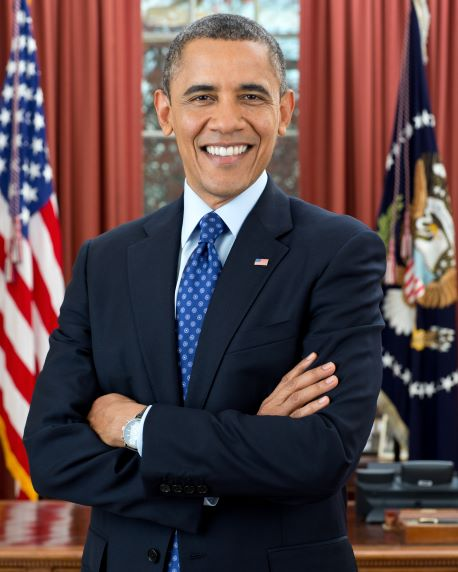
#> input picture images/Bar3.jpg, 458 x 572 px
$ jupyter execute --allow-errors main.ipynb
#> lines starting #> are read from the running program, lines starting #| are printed output that depends on the picture
[cell 1]
import cv2
import face_recognition
import os
import glob
import numpy as np
from datetime import datetime

class SimpleFacerec:
    def __init__(self):
        self.known_face_encodings = []
        self.known_face_names = []
        self.frame_resizing = 0.25

    def load_encoding_images(self, images_path):
#> called with images_path = 'images/'
        images_path = glob.glob(os.path.join(images_path, "*.*"))
        for img_path in images_path:
            img = cv2.imread(img_path)
#> img is the input picture: shape (572, 458, 3); mean B, G, R 71.2, 69.4, 91.9
            rgb_img = cv2.cvtColor(img, cv2.COLOR_BGR2RGB)
#> (the call stopped at in load_encoding_images, `img_encoding = face_recognition.face_encodings(rgb_img)[0]`: face_recognition is not available in this run)
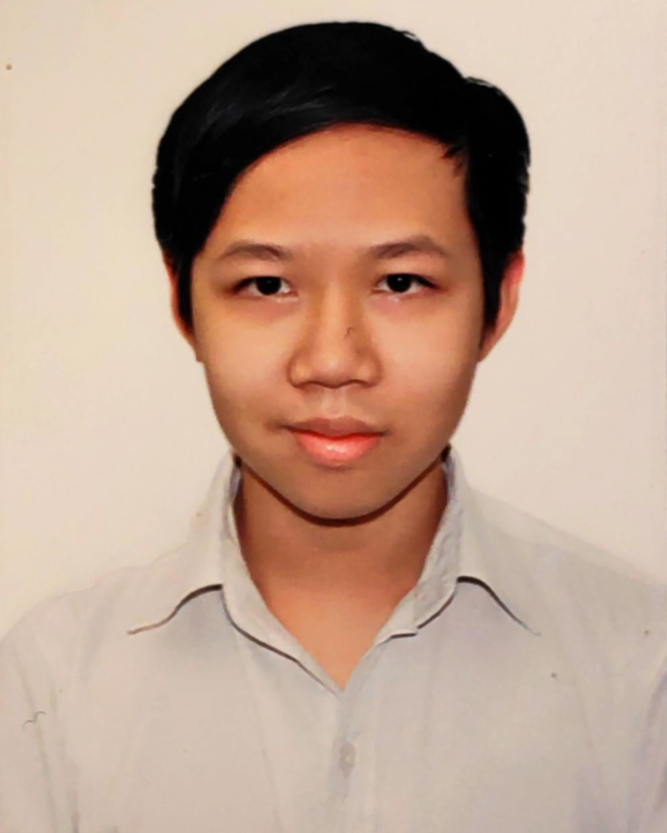
#> input picture images/Duong Minh Hoang.jpg, 1333 x 1666 px, given in place of the camera (shown at 1/2 size)
#> further down, frame is the input picture: shape (1666, 1333, 3); mean B, G, R 145.4, 163.4, 191.7
            basename = os.path.basename(img_path)
            (filename, ext) = os.path.splitext(basename)
            img_encoding = face_recognition.face_encodings(rgb_img)[0]
            self.known_face_encodings.append(img_encoding)
            self.known_face_names.append(filename)
        print("Encoding images loaded")

    def detect_known_faces(self, frame):
        frame = cv2.GaussianBlur(frame, (5, 5), 0)
        small_frame = cv2.resize(frame, (0, 0), fx=self.frame_resizing, fy=self.frame_resizing)
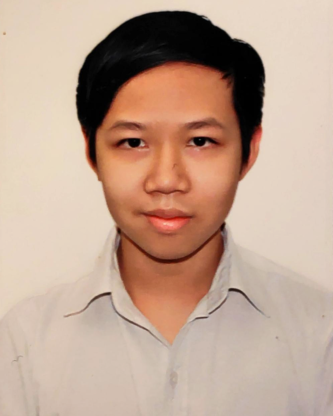
#> small_frame: shape (416, 333, 3); mean of channels 0, 1, 2 145.5, 163.5, 191.8; drawn as B, G, R
        rgb_small_frame = cv2.cvtColor(small_frame, cv2.COLOR_BGR2RGB)
        face_locations = face_recognition.face_locations(rgb_small_frame)
        face_encodings = face_recognition.face_encodings(rgb_small_frame, face_locations)
        face_names = []
        for face_encoding in face_encodings:
            matches = face_recognition.compare_faces(self.known_face_encodings, face_encoding)
            name = "Unknown"
            face_distances = face_recognition.face_distance(self.known_face_encodings, face_encoding)
            best_match_index = np.argmin(face_distances)
            if matches[best_match_index]:
                name = self.known_face_names[best_match_index]
                markAttendance(name)
            face_names.append(name)
        face_locations = np.array(face_locations)
        face_locations = face_locations / self.frame_resizing
        return face_locations.astype(int), face_names

def markAttendance(name):
    with open('Attendance.csv','r+') as f:
        myDataList = f.readlines()
        nameList = []
        for line in myDataList:
            entry = line.split(',')
            nameList.append(entry[0])
        if name not in nameList:
            now = datetime.now()
            dtString = now.strftime('%H:%M:%S')
            f.writelines(f'\n{name},{dtString}')


sfr = SimpleFacerec()
sfr.load_encoding_images("images/")
cap = cv2.VideoCapture(0)
#> (the rest of this cell did not finish here and is left out)
